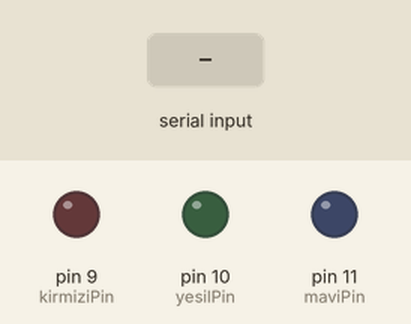
Bench run of a sketch on a simulated Arduino Uno, built with avr-gcc and run on an emulated ATmega328P. Shown: output pins drawn as LEDs (lit = HIGH). Inputs (shaded band) come from the test bench.

Above: at 1.2 s.
1.3 s: "k" received over Serial
At 2.4 s:
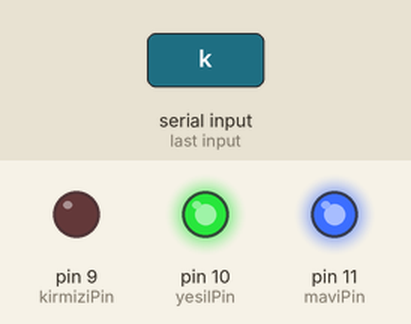
2.8 s: "y" received over Serial
At 3.5 s:
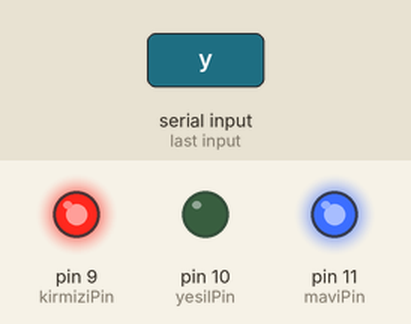
4.3 s: "m" received over Serial
At 4.7 s:
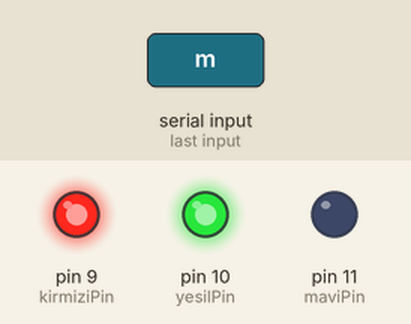
5.8 s: "s" received over Serial
At 7.0 s:
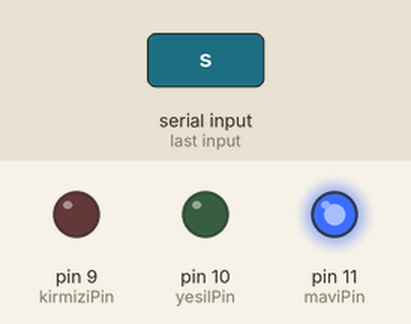
7.3 s: "o" received over Serial
At 8.1 s:
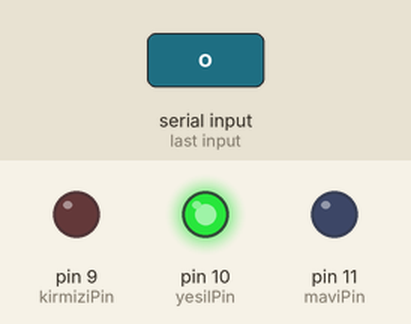
Timing chart, 0 to 9.8 s (numbered marks = the images above; inputs shaded):
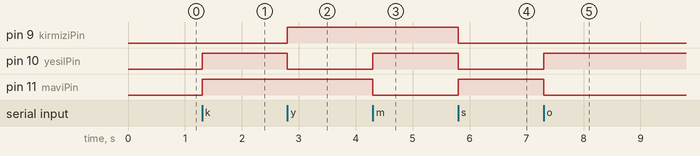

The sketch:

ders16.ino
```cpp
int veri;
int kirmiziPin = 9;
int yesilPin = 10;
int maviPin = 11;

void setup() {
  Serial.begin(9600);
  pinMode(kirmiziPin, OUTPUT);
  pinMode(yesilPin, OUTPUT);
  pinMode(maviPin, OUTPUT);
}

void loop() {
if(Serial.available() ){
  veri = Serial.read();
}
if(veri == 'k') {
  digitalWrite(kirmiziPin, LOW);
  digitalWrite(yesilPin, HIGH);
  digitalWrite(maviPin, HIGH);
}
else if(veri == 'y') {
  digitalWrite(kirmiziPin, HIGH);
  digitalWrite(yesilPin, LOW);
  digitalWrite(maviPin, HIGH);
}
else if(veri == 'm') {
  digitalWrite(kirmiziPin, HIGH);
  digitalWrite(yesilPin, HIGH);
  digitalWrite(maviPin, LOW);
}
else if(veri == 's') {
  digitalWrite(kirmiziPin, LOW);
  digitalWrite(yesilPin, LOW);
  digitalWrite(maviPin, HIGH);
}
else if(veri == 'o') {
  digitalWrite(kirmiziPin, LOW);
  digitalWrite(yesilPin, HIGH);
  digitalWrite(maviPin, LOW);
}
else{
  digitalWrite(kirmiziPin, LOW);
  digitalWrite(yesilPin, LOW);
  digitalWrite(maviPin, LOW);
}
}
```

Measured:
- after the input at 1.3 s, pin 10 (yesilPin), pin 11 (maviPin): LOW → HIGH at once
- after the input at 2.8 s, pin 9 (kirmiziPin): LOW → HIGH at once; pin 10 (yesilPin): HIGH → LOW at once
- after the input at 4.3 s, pin 10 (yesilPin): LOW → HIGH at once; pin 11 (maviPin): HIGH → LOW at once
- after the input at 5.8 s, pin 9 (kirmiziPin), pin 10 (yesilPin): HIGH → LOW at once; pin 11 (maviPin): LOW → HIGH at once
- after the input at 7.3 s, pin 10 (yesilPin): LOW → HIGH at once; pin 11 (maviPin): HIGH → LOW at once
